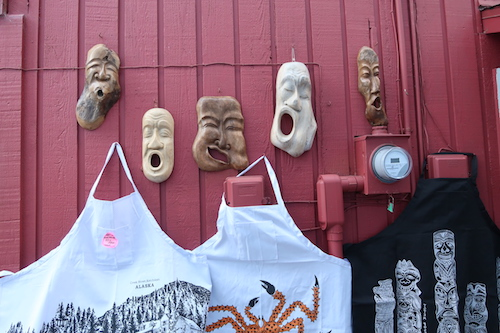
#> input picture 0_orientation/IMG_2292.JPG, 500 x 333 px
$ python color_histogram.py --image ../0_orientation/IMG_2292.JPG
#> lines starting #> are read from the running program, lines starting #| are printed output that depends on the picture
import cv2
import matplotlib.pyplot as plt
import argparse
import numpy as np

ap = argparse.ArgumentParser()
ap.add_argument('-i', '--image', required=True, help='Path to input image')
args = ap.parse_args()

image = cv2.imread(args.image)
#> image is the input picture: shape (333, 500, 3); mean B, G, R 125.5, 107.5, 142.4
cv2.imshow("Original", image)
cv2.waitKey(0)

# split channel
chans = cv2.split(image)
colors = ('b', 'g', 'r')
# plot hist
plt.figure()
plt.title("Grayscale Histogram")
plt.xlabel("Bins")
plt.ylabel("# of Pixels")

for chan, color in zip(chans, colors):
	hist = cv2.calcHist([chan], [0], None, [256], [0, 256])
	plt.plot(hist, color=color)
	plt.xlim([0, 256])
#> this loop made 3 passes
#> color on passes 1 to 3: 'b', 'g', 'r'

# 2D histograms
fig = plt.figure()

ax = fig.add_subplot(131)
hist = cv2.calcHist([chans[1], chans[0]], [0, 1], None, [32, 32],
	[0, 256, 0, 256])
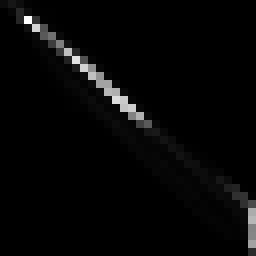
#> hist: shape (32, 32) float32 (shown 8 times larger); min 0, max 6170, mean 162.6; drawn with min black and max white
p = ax.imshow(hist, interpolation="nearest")
ax.set_title("2D Color Histogram (G and B)")
plt.colorbar(p)

ax = fig.add_subplot(132)
hist = cv2.calcHist([chans[1], chans[2]], [0, 1], None, [32, 32],
	[0, 256, 0, 256])
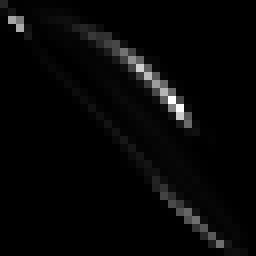
#> hist: shape (32, 32) float32 (shown 8 times larger); min 0, max 5828, mean 162.6; drawn with min black and max white
p = ax.imshow(hist)
ax.set_title("2D Color Histogram (G and R)")
plt.colorbar(p)

ax = fig.add_subplot(133)
hist = cv2.calcHist([chans[0], chans[2]], [0, 1], None, [32, 32],
	[0, 256, 0, 256])
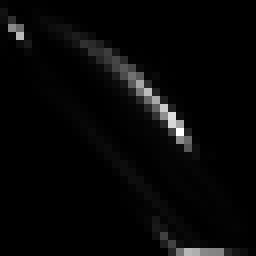
#> hist: shape (32, 32) float32 (shown 8 times larger); min 0, max 5606, mean 162.6; drawn with min black and max white
p = ax.imshow(hist, interpolation="nearest")
ax.set_title("2D Color Histogram (B and R)")
plt.colorbar(p)
print('2D histogram shape {} with {} values'.format(
    hist.shape, hist.flatten().shape))
#| 2D histogram shape (32, 32) with (1024,) values

# 3D histogram
fig = plt.figure()
ax = fig.add_subplot(111)
hist = cv2.calcHist([chans[1], chans[0], chans[2]], [0, 1, 2], None, [8, 8, 8],
	[0, 256, 0, 256, 0, 256])
p = ax.imshow(np.hstack(hist), interpolation="nearest")
ax.set_title("3D Color Histogram")
plt.colorbar(p)
print('3D histogram shape {} with {} values'.format(
    hist.shape, hist.flatten().shape))
#| 3D histogram shape (8, 8, 8) with (512,) values

# display
plt.show()
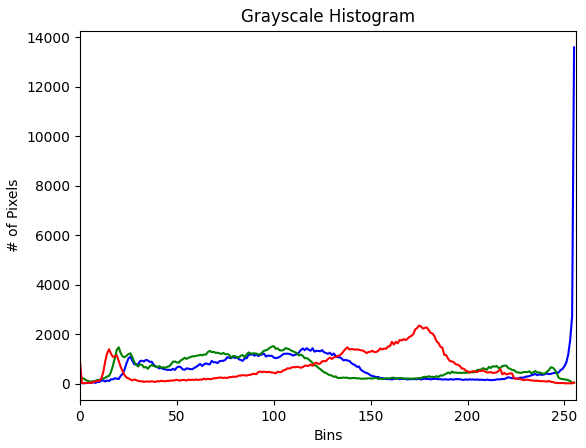
#> figure drawn by matplotlib, 1 panel; curve peaks at x = 255, y = 13588; curve peaks at x = 100, y = 1516; curve peaks at x = 175, y = 2348
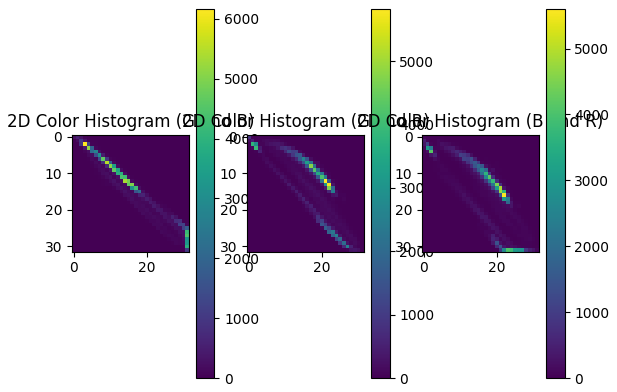
#> figure drawn by matplotlib, 6 panels
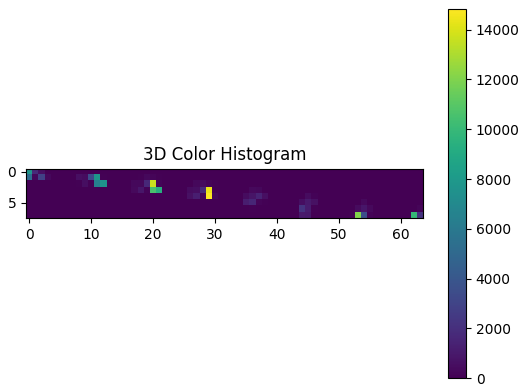
#> figure drawn by matplotlib, 2 panels
